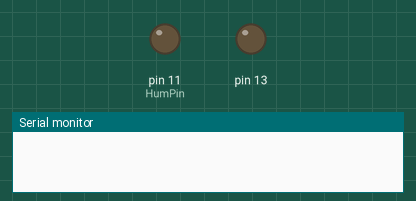
Simulated run of this sketch. Board: Arduino Uno, built with avr-gcc and run on an emulated ATmega328P. Shown: output pins drawn as LEDs (lit = HIGH), the last lines printed to the serial monitor.

Above: at 5.0 s.
At 10.1 s:
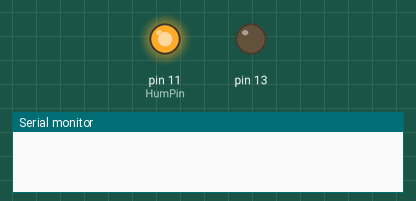
At 12.7 s:
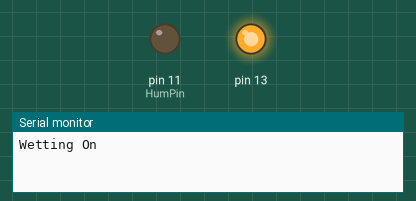
At 15.3 s:
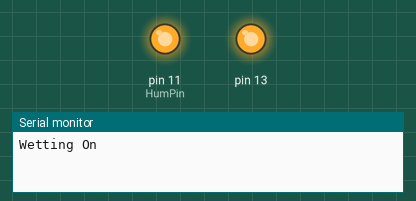
Timing chart, 0 to 20.0 s (numbered marks = the images above):
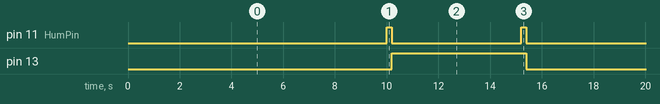

Measured:
- by itself, pin 11 (HumPin): repeats every 15.4 s: LOW 5.0 s, HIGH 0.20 s, LOW 10.0 s, HIGH 0.20 s
- by itself, pin 13: alternates HIGH for 5.2 s and LOW for 10.2 s
- by itself, everything shown: repeats every 15.4 s, in 4 steps

The sketch:

BadHumidifier.ino
```cpp
#define HumPin 11

uint32_t wetting_time = 5000;
long wetting_timer = 0;
long timer = 0;
uint32_t wetting_delay = 10000;

bool wetting_state = false;


void setup() {
  Serial.begin(9600);
  pinMode(HumPin, OUTPUT);
  pinMode(13, OUTPUT);
}

void bttn_click(){
    digitalWrite(HumPin, HIGH);
    delay(200);
    digitalWrite(HumPin, LOW);
}


void wetting_on(){

    wetting_state = true;
    bttn_click();
    wetting_timer = millis();
    Serial.println("Wetting On");
    digitalWrite(13, wetting_state);

}

void wetting_off(){
    wetting_state = false;
    bttn_click();
    Serial.println("Wetting Off");
    digitalWrite(13, wetting_state);
}

void blink(){
  static long timer = 0;
  static int delay_blink = 500;
  static bool led = false;
  if (millis() - timer >= delay_blink){
    timer = millis();
    led = !led;

  }
}


void loop() {

  if(millis() - timer >= wetting_delay)
  {
    wetting_on();
    timer = millis();
  }
  if(wetting_state && millis() - wetting_timer >= wetting_time){
    wetting_off();
    timer = millis();
  }
  //blink();
}
```
